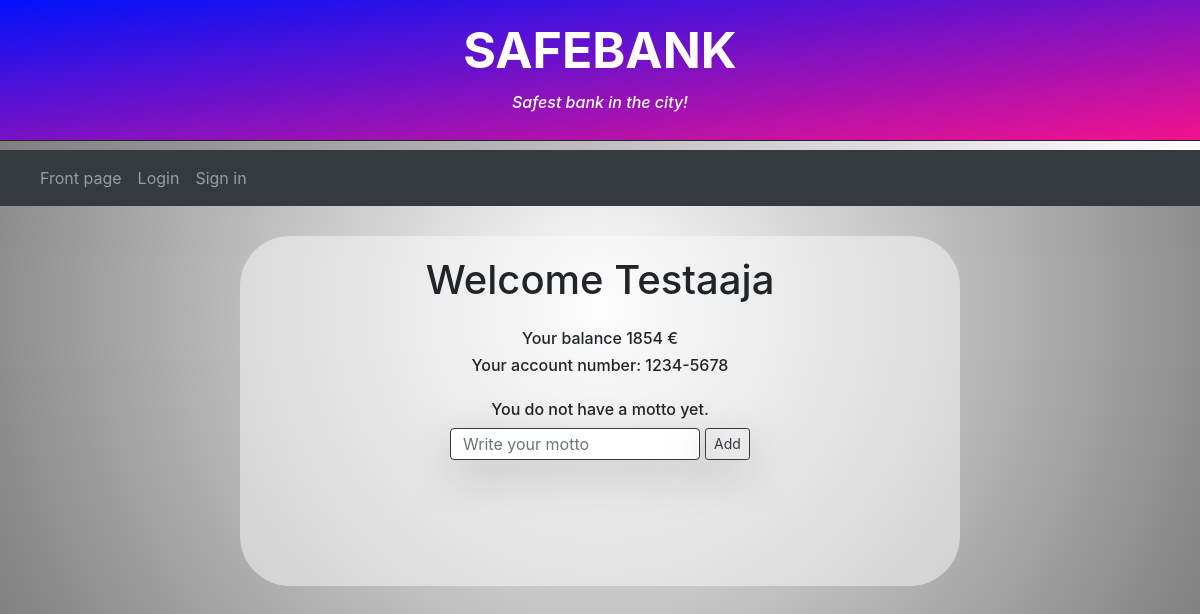
Page /main/1/ on the earlier database version.
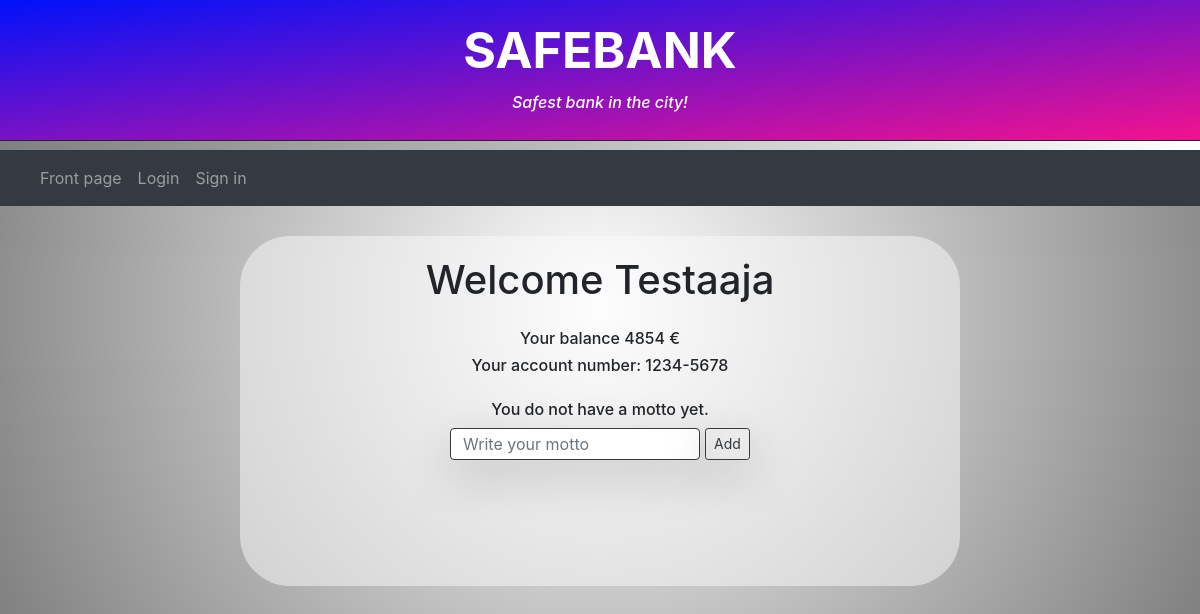
Same page on the later database version.
### safebanking/models.py (models this page shows)
class User_account(models.Model):
	username = models.TextField()
	password = models.TextField()
	balance = models.IntegerField()
	motto = models.TextField(default = "")
	account_number = models.TextField(default = "1234-5678")
	status = models.IntegerField(default = 1) #1 = normal user, 2 = admin user

### safebanking/views.py (the view)
# urls.py: path("main/<int:User_account_id>/", views.mainView, name = "main"),
def mainView(request, User_account_id):
    user = User_account.objects.get(id = User_account_id)
    if request.method == "POST":
        motto = request.POST.get("motto")
        user.motto = motto
        user.save()
        return redirect(reverse("main", kwargs = {"User_account_id" : User_account_id}))
    return render(request, "safebanking/main.html", {"owner" : user})

### safebanking/templates/safebanking/main.html (shortened to what this page needs)
{% extends "./base.html" %}
{% block content %}
<div style="background-color: rgb(252, 252, 252, 0.5); margin-top: 30px;
            margin-bottom: 30px; min-height: 350px; border-radius: 50px;
            margin-left: auto; margin-right: auto; max-width: 45em;">
    <div style="height:20px"></div>
    <div style="text-align: center;">
        <h1 style="margin-bottom: 25px;">Welcome {{owner.username}}</h1>
        <h6>Your balance {{owner.balance}} €</h6>
        <h6>Your account number: {{owner.account_number}}</h6>
    </div>
    <div style="text-align: center; margin-top: 25px;">
        {% if owner.motto == "" %}
        <h6>You do not have a motto yet.</h6>
        {% else %}
        <h6>Your motto: {{owner.motto|safe}}</h6>
        {% endif %}
        <form method="POST">
            <div class="d-flex justify-content-center">
                <input type="text" class="border border-dark shadow-lg form-control" placeholder="Write your motto" name="motto" style="width: 250px; height: 32px"/>
                <input type="submit" value="Add" class="shadow-lg btn btn-outline-dark btn-sm" style="margin-left: 5px"></input>
            </div>
        </form>
    </div>
</div>
{% endblock %}

Differences in the rows shown:
changed User_account "Testaaja": balance "1854" → "4854"
